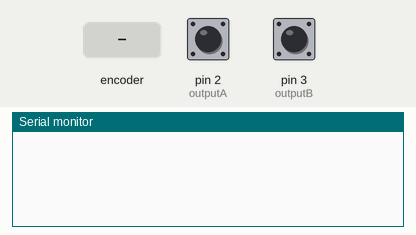
Simulated run of this sketch. Board: Arduino Uno, built with avr-gcc and run on an emulated ATmega328P. On the bench: the last lines printed to the serial monitor. The test bench sets the inputs (shaded band); at power-on: pin 2 (outputA) HIGH, pin 3 (outputB) HIGH.

Above: at 1.2 s.
1.3 s: rotary encoder on pin 2 (outputA) / pin 3 (outputB) turned 1 step (first pin leading)
At 2.6 s:
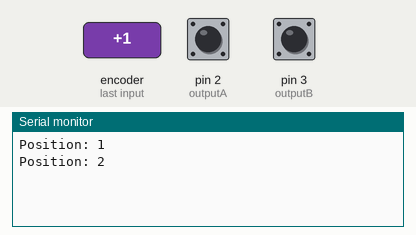
3.0 s: rotary encoder on pin 2 (outputA) / pin 3 (outputB) turned 1 step (first pin leading)
At 3.9 s:
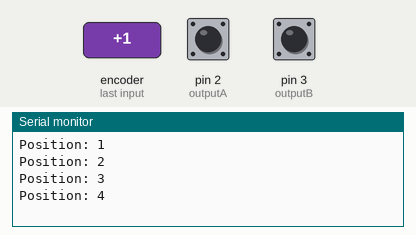
Timing chart, 0 to 6.0 s (numbered marks = the images above; inputs shaded):
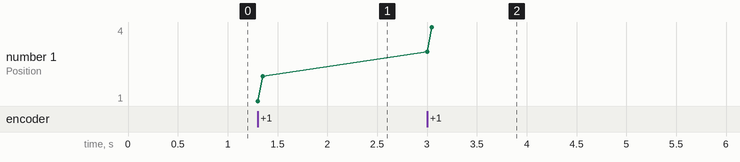

Measured:
- after the input at 1.3 s, the serial monitor: prints a new line at once (image 1)
- after the input at 3.0 s, the serial monitor: prints a new line at once (image 2)
- plotted number 1: 2 → 4 after the input at 3.0 s

The sketch:

encoder_1.ino
```cpp
/* MAKING MUSIC WITH ARDUINO

  "Encoder 1"

  by Gustavo Silveira
  ofered by: www.musiconerd.com & www.bitcontrollers.com
  gustavosilveira@musiconerd.com

*/

 #define outputA 2 // Pin A
 #define outputB 3 // Pin B

 int counter = 0;
 int aState;
 int aLastState;

 void setup() {
   pinMode (outputA,INPUT_PULLUP);
   pinMode (outputB,INPUT_PULLUP);

   Serial.begin (9600);
   // Reads the initial state of the outputA
   aLastState = digitalRead(outputA);  //previous state
 }

 void loop() {
   aState = digitalRead(outputA); // Reads the current "state" of the Encoder
   // If the previous state and the current state of outputA are different, it means that a pulse occurred
   if (aState != aLastState){
     // If the outputB state is different from outputA it means that the Encoder is rotating clockwise
     if (digitalRead(outputB) != aState) {
       counter ++; // counter = counter + 1
     } else {
       counter --; // counter = counter - 1
     }
     Serial.print("Position: ");
     Serial.println(counter);
   }
   aLastState = aState; // If the output_B state is different from OutputA it means that the Encoder is rotating clockwise...
 }
```
